Frame 1 (no input): blank canvas, image omitted
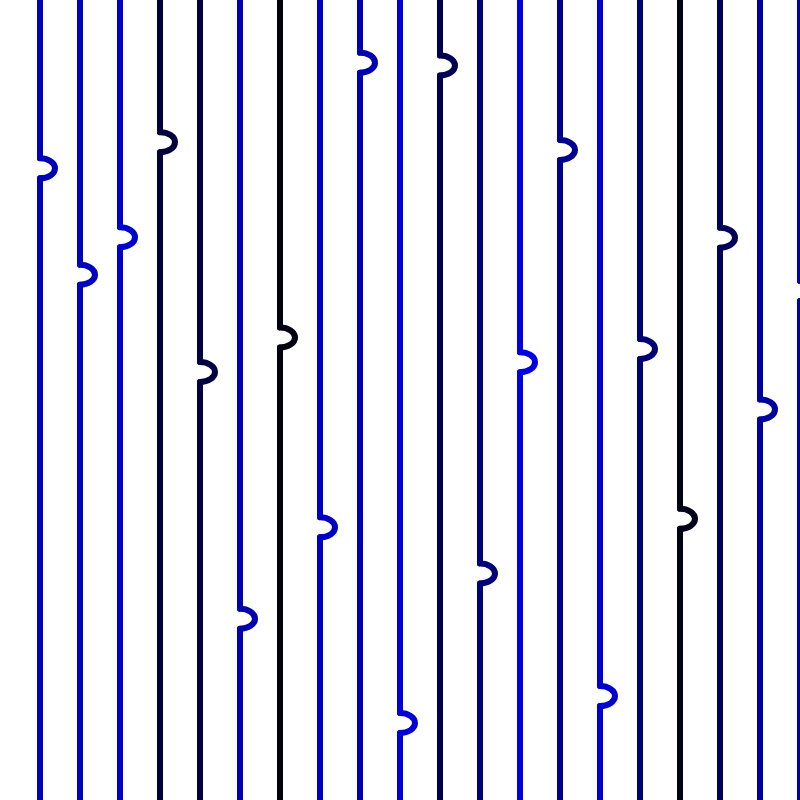
Frame 60 (no input)
Frame 120 (the mouse pressed at the canvas centre since frame 60): identical to frame 60, image omitted

The p5.js sketch that drew this single still picture (run headless with seeded random() and noise() and a simulated clock; from frame 60 on, the mouse is pressed at the canvas centre):

// p5.js sketch
// ── sketch.js
var a = 40;
//var r = random(10,700);
var h = 20;
var w = 30;
var r; 
//var r = 30;
function setup() {
    createCanvas(800, 800);
    //var r = random(700);
}

function draw() {
//  stroke(random(255),random(255),random(255)); 
    stroke(mouseX,mouseY,random(255)); 
strokeWeight(6);
r=random(255)*3; 
line(a,0,a,r);
arc(a,r+(h/2),w,h,(-0.5*PI),(0.5*PI));
line(a,r+h,a,800);
a=a+40;
r=r+30;


}
